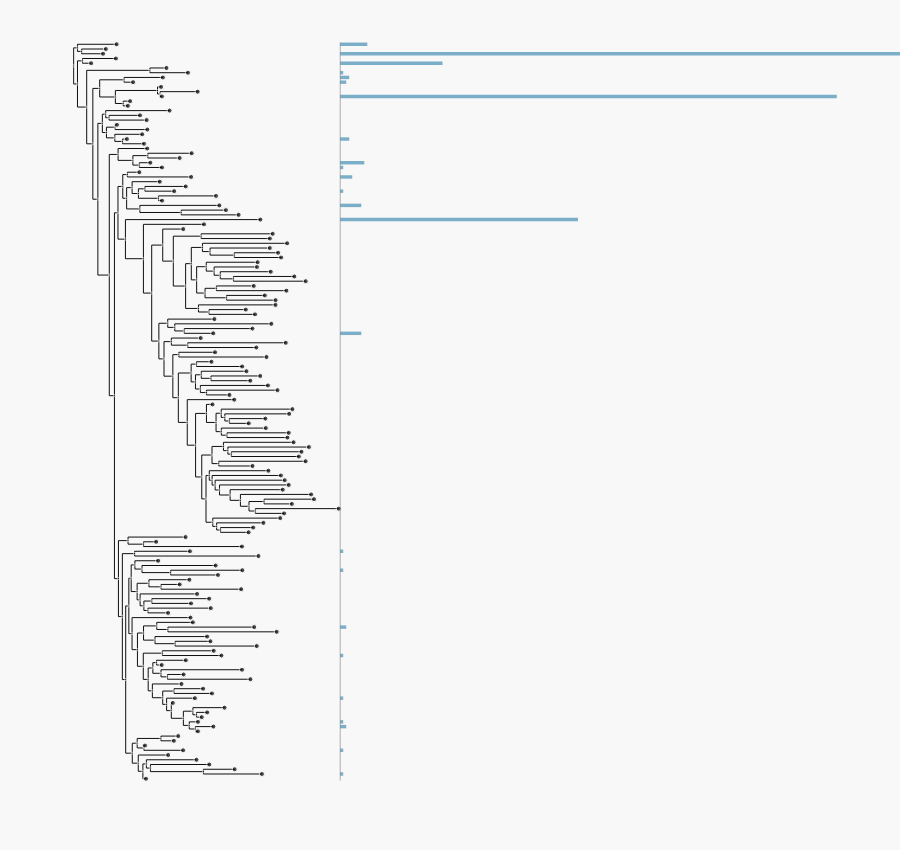

Here is the notebook cell this chart was saved with:
### Code cell
bac120_phyl_d = change_taxID_rank(bac120_taxid_ser, rank='phylum')
renamed_bac120_valcounts = rename_dict_valcounts(get_dict_valcounts(bac120_phyl_d)) 
bac120_trace = go.Bar(x=list(renamed_bac120_valcounts.keys()), y = list(renamed_bac120_valcounts.values()))
go.Figure(fig)
